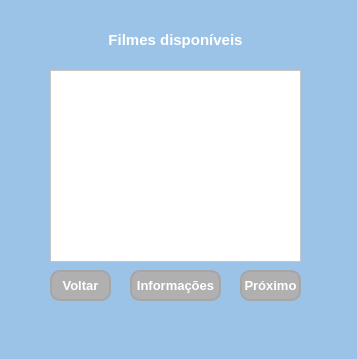
<?xml version="1.0" encoding="UTF-8"?>
<ui version="4.0">
 <class>MainWindow</class>
 <widget class="QMainWindow" name="MainWindow">
  <property name="geometry">
   <rect>
    <x>0</x>
    <y>0</y>
    <width>357</width>
    <height>359</height>
   </rect>
  </property>
  <property name="windowTitle">
   <string>MainWindow</string>
  </property>
  <property name="styleSheet">
   <string notr="true">background-color: rgb(155, 194, 231);</string>
  </property>
  <widget class="QWidget" name="centralwidget">
   <widget class="QListWidget" name="listWidget">
    <property name="geometry">
     <rect>
      <x>50</x>
      <y>70</y>
      <width>251</width>
      <height>192</height>
     </rect>
    </property>
    <property name="styleSheet">
     <string notr="true">background-color: rgb(255, 255, 255);</string>
    </property>
   </widget>
   <widget class="QLabel" name="label">
    <property name="geometry">
     <rect>
      <x>50</x>
      <y>30</y>
      <width>251</width>
      <height>20</height>
     </rect>
    </property>
    <property name="font">
     <font>
      <pointsize>11</pointsize>
      <weight>75</weight>
      <bold>true</bold>
     </font>
    </property>
    <property name="styleSheet">
     <string notr="true">color: rgb(255, 255, 255);</string>
    </property>
    <property name="text">
     <string>Filmes disponíveis</string>
    </property>
    <property name="alignment">
     <set>Qt::AlignCenter</set>
    </property>
   </widget>
   <widget class="QPushButton" name="pushButton">
    <property name="geometry">
     <rect>
      <x>50</x>
      <y>270</y>
      <width>61</width>
      <height>31</height>
     </rect>
    </property>
    <property name="font">
     <font>
      <pointsize>10</pointsize>
      <weight>75</weight>
      <bold>true</bold>
     </font>
    </property>
    <property name="styleSheet">
     <string notr="true">QPushButton {	
	color: rgb(255, 255, 255);
	background-color: rgb(176, 176, 176);
	border: 2px solid rgb(166, 166, 166); 
	border-radius: 10px;
}

QPushButton:hover {
	background-color: rgb(166, 166, 166);
	border: 2px solid rgb(138, 138, 138); 
}

QPushButton:pressed {
	background-color: rgb(250, 230, 0);
	border: 2px solid rgb(255, 165, 24); 
}</string>
    </property>
    <property name="text">
     <string>Voltar</string>
    </property>
   </widget>
   <widget class="QPushButton" name="pushButton_3">
    <property name="geometry">
     <rect>
      <x>240</x>
      <y>270</y>
      <width>61</width>
      <height>31</height>
     </rect>
    </property>
    <property name="font">
     <font>
      <pointsize>10</pointsize>
      <weight>75</weight>
      <bold>true</bold>
     </font>
    </property>
    <property name="styleSheet">
     <string notr="true">QPushButton {	
	color: rgb(255, 255, 255);
	background-color: rgb(176, 176, 176);
	border: 2px solid rgb(166, 166, 166); 
	border-radius: 10px;
}

QPushButton:hover {
	background-color: rgb(166, 166, 166);
	border: 2px solid rgb(138, 138, 138); 
}

QPushButton:pressed {
	background-color: rgb(250, 230, 0);
	border: 2px solid rgb(255, 165, 24); 
}</string>
    </property>
    <property name="text">
     <string>Próximo</string>
    </property>
   </widget>
   <widget class="QPushButton" name="pushButton_2">
    <property name="geometry">
     <rect>
      <x>130</x>
      <y>270</y>
      <width>91</width>
      <height>31</height>
     </rect>
    </property>
    <property name="font">
     <font>
      <pointsize>10</pointsize>
      <weight>75</weight>
      <bold>true</bold>
     </font>
    </property>
    <property name="styleSheet">
     <string notr="true">QPushButton {	
	color: rgb(255, 255, 255);
	background-color: rgb(176, 176, 176);
	border: 2px solid rgb(166, 166, 166); 
	border-radius: 10px;
}

QPushButton:hover {
	background-color: rgb(166, 166, 166);
	border: 2px solid rgb(138, 138, 138); 
}

QPushButton:pressed {
	background-color: rgb(250, 230, 0);
	border: 2px solid rgb(255, 165, 24); 
}</string>
    </property>
    <property name="text">
     <string>Informações</string>
    </property>
   </widget>
  </widget>
  <widget class="QMenuBar" name="menubar">
   <property name="geometry">
    <rect>
     <x>0</x>
     <y>0</y>
     <width>357</width>
     <height>21</height>
    </rect>
   </property>
  </widget>
  <widget class="QStatusBar" name="statusbar"/>
 </widget>
 <resources/>
 <connections/>
</ui>
